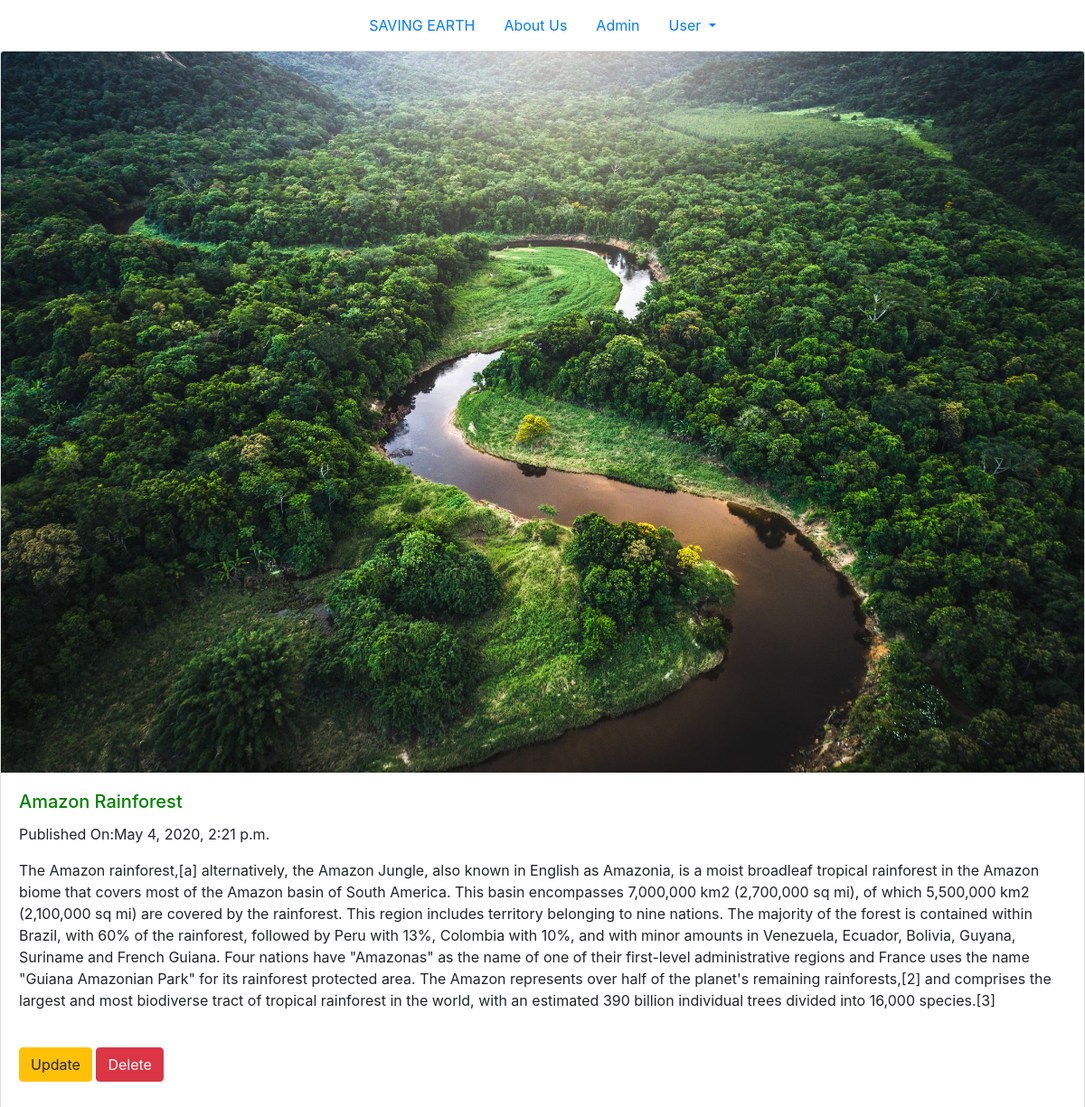
The page /MyPost/65 on the database its author committed.
### Blog_App/models.py (models this page shows, shortened)
class Blog(models.Model):
    title=models.CharField(max_length=256)
    post=models.CharField(max_length=2000)
    date=models.DateTimeField()
    published_date=models.DateTimeField(blank=True,null=True)
    published=models.PositiveIntegerField()
    Blogger=models.ForeignKey(Blogger,related_name='eid',on_delete=models.PROTECT,default='SOME STRING')
    post_pic=models.ImageField(upload_to='post_pics',blank=True)
    class Meta:
        ordering = ['-date']

### Blog_App/views.py (the view)
# urls.py: path('MyPost/<int:pk>', views.MyPostDetailView.as_view(),name='mypost_detail'),
class MyPostDetailView(DetailView):
    context_object_name='mypost_detail'
    model=models.Blog
    template_name='MyPost_Detail.html'
    def get_context_data(self, **kwargs):
        context=super().get_context_data(**kwargs)
        context['verify']=True
        return context

### templates/MyPost_Detail.html
{%extends 'Home.html'%}
{%load static%}
{%block body_block%}
<head>
  <link rel="stylesheet" href="{% static "css/Font.css" %}">
</head>
  <body>
    <div class="card" style="width: inherit">
      <img src="{{mypost_detail.post_pic.url}}" class="card-img-top" alt="...">
      <div class="card-body">
        <h5 class="card-title">{{mypost_detail.title}}</h5>
        <p>Published On:{{mypost_detail.published_date}}</p>
        <p class="card-text">{{mypost_detail.post}}</p>
        <br>
        <p><a class="btn btn-warning" href="{%url 'mypost_update' pk=mypost_detail.pk%}">Update</a>
          <a class="btn btn-danger" href="{%url 'mypost_delete' pk=mypost_detail.pk%}">Delete</a>
        </p>
      </div>
    </div>
  </body>
{%endblock%}

### static/css/header.css (style rules this page uses)
h5 { color: green; }

### rows shown on the page
Blog: post_pic (picture), title "Amazon Rainforest", published_date "May 4, 2020, 2:21 p.m.", post "The Amazon rainforest,[a] alternatively, the Amazon Jungle, also known in English as Amazonia, is a moist broadleaf tropical rainforest in the Amazon biome that covers most of the Amazon basin of South America. This basin encompasses 7,000,000 km2 (2,700,000 sq mi), of which 5,500,000 km2 (2,100,000 sq mi) are covered by the rainforest. This region includes territory belonging to nine nations. The majority of the forest is contained within Brazil, with 60% of the rainforest, followed by Peru with 13%, Colombia with 10%, and with minor amounts in Venezuela, Ecuador, Bolivia, Guyana, Suriname and French Guiana. Four nations have \"Amazonas\" as the name of one of their first-level…"
